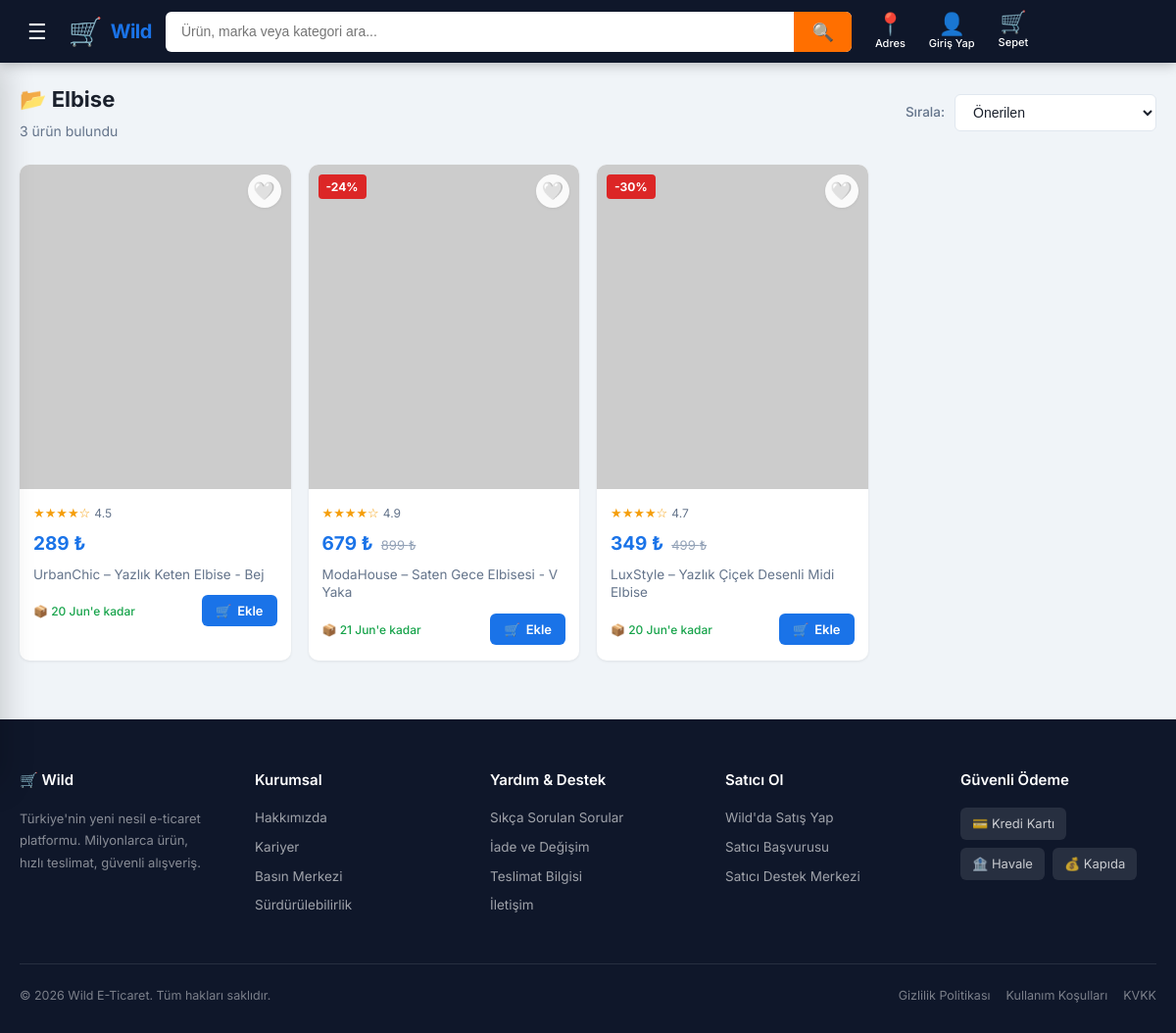
Page /search.php?cat=10 on the committed database.
### tables this page shows
CREATE TABLE categories (
    id INT AUTO_INCREMENT PRIMARY KEY,
    parent_id INT DEFAULT NULL,
    name VARCHAR(100) NOT NULL,
    type ENUM('adult', 'child', 'home', 'general') DEFAULT 'general',
    icon VARCHAR(100),
    FOREIGN KEY (parent_id) REFERENCES categories(id) ON DELETE CASCADE
);

CREATE TABLE products (
    id INT AUTO_INCREMENT PRIMARY KEY,
    category_id INT NOT NULL,
    brand VARCHAR(150),
    title VARCHAR(255) NOT NULL,
    description TEXT,
    price DECIMAL(10, 2) NOT NULL,
    original_price DECIMAL(10, 2) DEFAULT NULL,
    sku VARCHAR(100) UNIQUE NOT NULL,
    composition VARCHAR(255),
    gender ENUM('male', 'female', 'unisex', 'child') DEFAULT 'unisex',
    model_size VARCHAR(50),
    model_height VARCHAR(50),
    return_policy TEXT,
    stock INT NOT NULL DEFAULT 100,
    rating DECIMAL(2,1) DEFAULT 4.5,
    seller_rating DECIMAL(2,1) DEFAULT 4.7,
    delivery_days INT DEFAULT 3,
    created_at TIMESTAMP DEFAULT CURRENT_TIMESTAMP,
    FOREIGN KEY (category_id) REFERENCES categories(id) ON DELETE CASCADE
);

### search.php (the view, shortened to what this page needs)
<?php
require_once __DIR__ . '/config/db.php';
$q       = trim($_GET['q']   ?? '');
$cat_id  = (int)($_GET['cat'] ?? 0);
$sort    = $_GET['sort']     ?? 'default';
$cat_name = '';
if ($cat_id) {
    $cs = $pdo->prepare("SELECT name FROM categories WHERE id = ?");
    $cs->execute([$cat_id]);
    $cat_name = $cs->fetchColumn() ?: '';
}
$params = [];
$where  = ['1=1'];
if ($cat_id) {
    $where[]  = "(p.category_id = ? OR c.parent_id = ?)";
    $params   = array_merge($params, [$cat_id, $cat_id]);
}
$order = match($sort) {
    'price_asc'  => 'p.price ASC',
    'price_desc' => 'p.price DESC',
    'rating'     => 'p.rating DESC',
    'new'        => 'p.created_at DESC',
    default      => 'RAND()',
};
$sql = "
    SELECT p.id, p.title, p.price, p.original_price, p.brand,
           p.rating, p.delivery_days, c.name as cat_name, c.type as cat_type,
           pv.main_image
    FROM products p
    JOIN categories c ON c.id = p.category_id
    JOIN product_variants pv ON pv.product_id = p.id
    WHERE " . implode(' AND ', $where) . "
    GROUP BY p.id
    ORDER BY $order
    LIMIT 60
";
$stmt = $pdo->prepare($sql);
$stmt->execute($params);
$products = $stmt->fetchAll();
$wishlist_ids = [];
function deliveryDate(int $days): string { return date('d M', strtotime("+{$days} days")); }
function stars(float $r): string {
    return str_repeat('★', floor($r)) . str_repeat('☆', 5 - floor($r));
}
require_once __DIR__ . '/includes/header.php';
?>
<main>
<div class="container" style="padding-top:20px;">
    <div style="display:flex;align-items:center;justify-content:space-between;flex-wrap:wrap;gap:12px;margin-bottom:22px;">
        <div>
            <h1 style="font-size:22px;font-weight:700;">
                <?php if ($q): ?>🔍 "<?= htmlspecialchars($q) ?>" için sonuçlar
                <?php elseif ($cat_name): ?>📂 <?= htmlspecialchars($cat_name) ?>
                <?php else: ?>🛍️ Tüm Ürünler
                <?php endif; ?>
            </h1>
            <p style="color:var(--text-muted);font-size:14px;margin-top:4px;"><?= count($products) ?> ürün bulundu</p>
        </div>
        <div style="display:flex;align-items:center;gap:10px;">
            <label for="sort-sel" style="font-size:13.5px;font-weight:500;color:var(--text-muted);">Sırala:</label>
            <select id="sort-sel" onchange="applySort(this.value)"
                style="padding:9px 14px;border:1.5px solid var(--border);border-radius:var(--radius-sm);
                       font-size:14px;background:var(--surface);color:var(--text);cursor:pointer;outline:none;">
                <option value="default"    <?= $sort==='default'    ?'selected':'' ?>>Önerilen</option>
            </select>
        </div>
    </div>
    <?php if (empty($products)): ?>
    <div style="text-align:center;padding:80px 20px;">
        <div style="font-size:64px;margin-bottom:16px;">🔍</div>
        <h2 style="font-size:20px;margin-bottom:8px;color:var(--text-muted);">Sonuç bulunamadı</h2>
        <p style="color:var(--text-light);margin-bottom:24px;">Farklı bir arama terimi deneyin veya kategorilere göz atın.</p>
        <a href="<?= URL_ROOT ?>/index.php" class="btn btn-primary">Ana Sayfaya Dön</a>
    </div>
    <?php else: ?>
    <div class="grid-auto">
    <?php foreach ($products as $p):
        $in_wl       = in_array($p['id'], $wishlist_ids);
        $is_cloth    = in_array($p['cat_type'], ['adult','child']);
        $disc        = $p['original_price'] ? round((1 - $p['price'] / $p['original_price']) * 100) : 0;
        $delivery    = deliveryDate($p['delivery_days']);
    ?>
    <div class="product-card" onclick="window.location='<?= URL_ROOT ?>/product.php?id=<?= $p['id'] ?>'">
        <div class="card-img-wrap">
            <img src="<?= htmlspecialchars($p['main_image']) ?>"
                 alt="<?= htmlspecialchars($p['title']) ?>"
                 loading="lazy"
                 onerror="this.src='https://via.placeholder.com/400x500?text=Görsel+Yok'">
            <?php if ($disc > 0): ?><span class="badge-discount">-<?= $disc ?>%</span><?php endif; ?>
            <button class="btn-heart <?= $in_wl ? 'active' : '' ?>"
                    data-product-id="<?= $p['id'] ?>"
                    onclick="event.stopPropagation();toggleWishlist(this,<?= $p['id'] ?>,<?= $is_cloth ? 'true':'false' ?>)"
                    aria-label="Favorilere Ekle"><?= $in_wl ? '❤️' : '🤍' ?></button>
        </div>
        <div class="card-body">
            <div class="card-rating">
                <span class="stars"><?= stars((float)$p['rating']) ?></span>
                <span><?= number_format((float)$p['rating'],1) ?></span>
            </div>
            <div class="card-price">
                <span class="price-now"><?= number_format($p['price'],0,',','.') ?> ₺</span>
                <?php if ($p['original_price']): ?>
                <span class="price-old"><?= number_format($p['original_price'],0,',','.') ?> ₺</span>
                <?php endif; ?>
            </div>
            <p class="card-title"><?= htmlspecialchars($p['brand'] ? $p['brand'].' – '.$p['title'] : $p['title']) ?></p>
            <div class="card-footer-row">
                <span class="card-delivery">📦 <?= $delivery ?>'e kadar</span>
                <button class="btn-add-cart" onclick="event.stopPropagation();addToCart(<?= $p['id'] ?>,null,null)">
                    🛒 <span>Ekle</span>
                </button>
            </div>
        </div>
    </div>
    <?php endforeach; ?>
    </div>
    <?php endif; ?>
</div>
</main>
<?php require_once __DIR__ . '/includes/footer.php'; ?>

### css/style.css (style rules this page uses)
:root { --primary: #1a73e8; --primary-dark: #1558b0; --primary-light: #e8f0fe; --accent: #ff6f00; --accent-light: #fff3e0; --bg: #f0f4f8; --surface: #ffffff; --surface-2: #f8fafc; --border: #e0e7ef; --text: #1a202c; --text-muted: #64748b; --text-light: #94a3b8; --header-bg: #0f172a; --header-text: #ffffff; --header-hover: rgba(255,255,255,0.12); --header-h: 64px; --success: #16a34a; --danger: #dc2626; --warning: #d97706; --info: #0284c7; --shadow-sm: 0 1px 3px rgba(0,0,0,0.08); --shadow-md: 0 4px 16px rgba(0,0,0,0.10); --shadow-lg: 0 12px 40px rgba(0,0,0,0.14); --radius-sm: 6px; --radius-md: 10px; --radius-lg: 16px; --transition: 0.2s ease; }
*, *::before, *::after { box-sizing: border-box; margin: 0; padding: 0; }
html { scroll-behavior: smooth; }
body { font-family: 'Inter', sans-serif; background: var(--bg); color: var(--text); font-size: 15px; line-height: 1.6; min-height: 100vh; }
img { display: block; max-width: 100%; }
button { cursor: pointer; font-family: inherit; }
.container { width: 100%; max-width: 1380px; margin: 0 auto; padding: 0 20px; }
.grid-auto { display: grid; grid-template-columns: repeat(auto-fill, minmax(220px, 1fr)); gap: 18px; }
.product-card { background: var(--surface); border-radius: var(--radius-md); overflow: hidden; box-shadow: var(--shadow-sm); transition: transform 0.22s ease, box-shadow 0.22s ease; cursor: pointer; position: relative; }
.card-img-wrap { position: relative; width: 100%; padding-top: 120%; overflow: hidden; background: var(--surface-2); }
.card-img-wrap img { position: absolute; inset: 0; width: 100%; height: 100%; object-fit: cover; transition: transform 0.4s ease; }
.btn-heart { position: absolute; top: 10px; right: 10px; background: rgba(255,255,255,0.9); border: none; border-radius: 50%; width: 34px; height: 34px; display: flex; align-items: center; justify-content: center; font-size: 18px; cursor: pointer; box-shadow: var(--shadow-sm); transition: background var(--transition), transform var(--transition); z-index: 5; color: #bbb; }
.badge-discount { position: absolute; top: 10px; left: 10px; background: var(--danger); color: #fff; font-size: 12px; font-weight: 700; padding: 3px 8px; border-radius: 4px; z-index: 5; }
.card-body { padding: 14px 14px 16px; }
.card-price { display: flex; align-items: baseline; gap: 8px; flex-wrap: wrap; margin-bottom: 6px; }
.card-price .price-now { font-size: 19px; font-weight: 700; color: var(--primary); }
.card-price .price-old { font-size: 13px; color: var(--text-light); text-decoration: line-through; }
.card-title { font-size: 13.5px; color: var(--text-muted); margin-bottom: 12px; line-height: 1.4; display: -webkit-box; -webkit-line-clamp: 2; -webkit-box-orient: vertical; overflow: hidden; }
.card-footer-row { display: flex; align-items: center; gap: 8px; flex-wrap: wrap; }
.card-delivery { font-size: 12px; color: var(--success); font-weight: 500; flex: 1; }
.btn-add-cart { display: flex; align-items: center; gap: 6px; background: var(--primary); color: #fff; border: none; border-radius: var(--radius-sm); padding: 8px 14px; font-size: 13px; font-weight: 600; transition: background var(--transition), transform var(--transition); white-space: nowrap; }
.card-rating { display: flex; align-items: center; gap: 4px; font-size: 12px; color: var(--text-muted); margin-bottom: 6px; }
.stars { color: #f59e0b; font-size: 13px; }

### rows in the picture
categories: name "Elbise"
products: rating "★★★★☆", rating "4.5", price "289", brand+title "UrbanChic – Yazlık Keten Elbise - Bej", delivery_days "20 Jun"
products: disc "24", rating "★★★★☆", rating "4.9", price "679", original_price "899", brand+title "ModaHouse – Saten Gece Elbisesi - V Yaka", delivery_days "21 Jun"
products: disc "30", rating "★★★★☆", rating "4.7", price "349", original_price "499", brand+title "LuxStyle – Yazlık Çiçek Desenli Midi Elbise", delivery_days "20 Jun"

### other values in the picture
$user_name "Giriş Yap"
count($products) "3"
